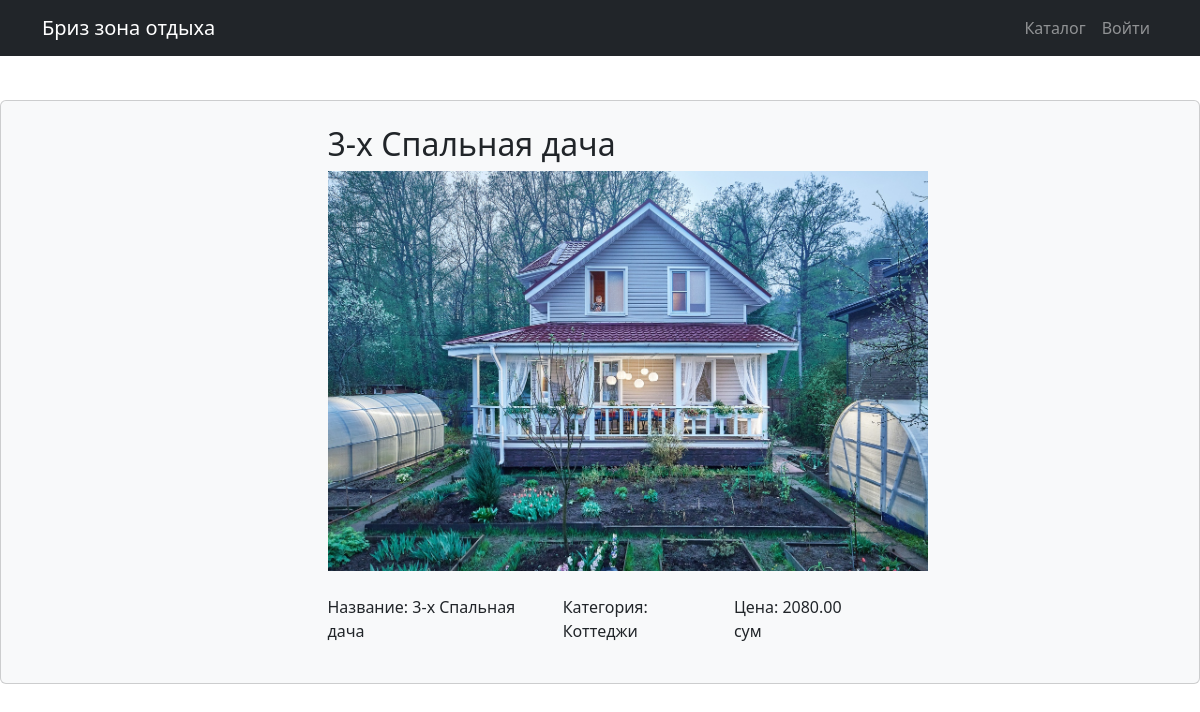
The page /products/products/2/ on the database as committed earlier.
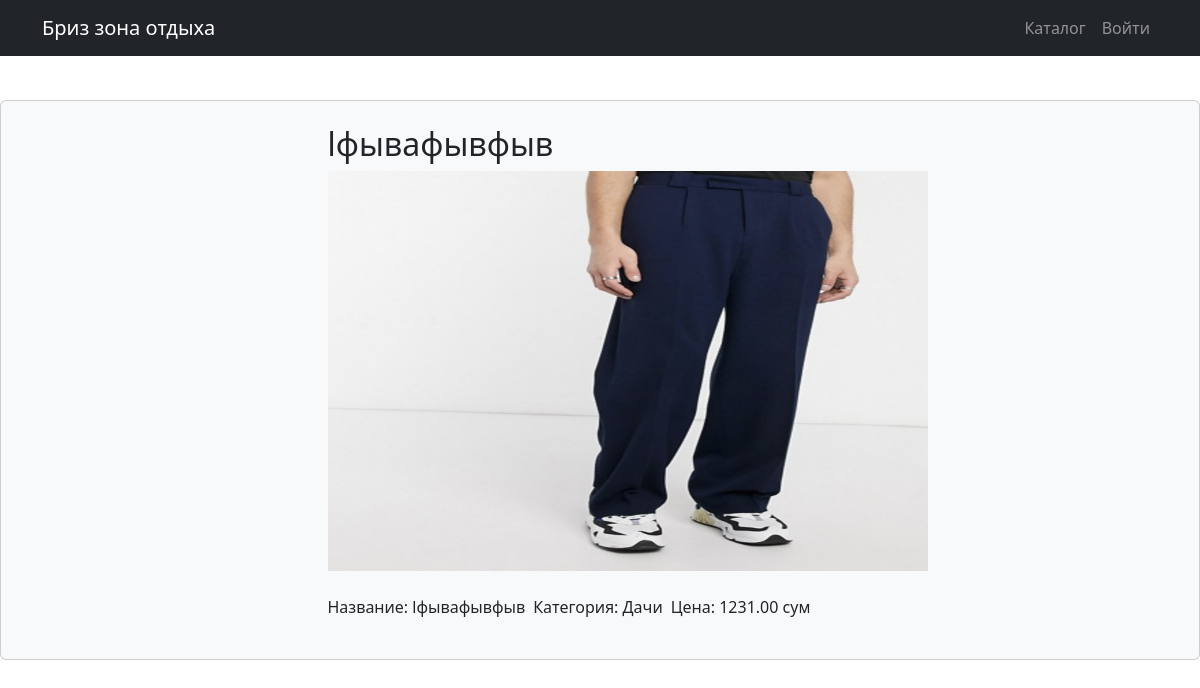
The same page on the database as committed later.
### products/models.py (models this page shows, shortened)
class Product(models.Model):
    name = models.CharField(max_length=256)
    description = models.TextField()
    is_active = models.BooleanField(default=True)
    price = models.DecimalField(max_digits=6, decimal_places=2)
    image = models.ImageField(upload_to='products_images')
    category = models.ForeignKey(to=ProductCategory, on_delete=models.CASCADE)
    class Meta:
        verbose_name = 'Продукт'
        verbose_name_plural = 'Продукты'

class ProductCategory(models.Model):
    name = models.CharField(max_length=128, unique=True)
    def __str__(self):
        return self.name
    class Meta:
        verbose_name = 'Категория'
        verbose_name_plural = 'Категории'

### products/views.py (the view)
# urls.py: path('products/<int:pk>/', product_detail, name='product_detail')
def product_detail(request, pk):
    hotels = Product.objects.get(pk=pk)
    context = {
        'hotels': hotels,
    }
    return render(request, 'products/product_detail.html', context)

### products/templates/products/product_detail.html (shortened to what this page needs)
{% extends 'products/base.html' %}
{% block css %}
    <link href="https://cdn.jsdelivr.net/npm/bootstrap@5.3.0-alpha1/dist/css/bootstrap.min.css" rel="stylesheet">
{% endblock %}
{% block content %}
    <div class="card p-4 bg-light" style="margin-top:100px">
        <div class="d-flex justify-content-center">
            <div class="col-6">
                <h2 class="text-dark">{{ hotels.name }}</h2>
                <img width="600px" src="{{ hotels.image.url }}" alt="" height="400px">
                <div class="d-flex justify-content-start text-dark mt-4">
                    <p class="">Название: {{ hotels.name }}</p>
                    <p class="px-2">Категория: {{ hotels.category }}</p>
                    <p>Цена: {{ hotels.price }} сум</p>
                </div>
            </div>
        </div>
    </div>
{% endblock %}

### products/templates/products/base.html (shortened to what this page needs)
{% load static %}
<!DOCTYPE html>
<html lang="en">
<head>
    <link href="{% static 'vendor/bootstrap/css/bootstrap.min.css' %}" rel="stylesheet">
    {% block css %} {% endblock %}
</head>
<body>
<nav class="navbar navbar-expand-lg navbar-dark bg-dark fixed-top">
    <div class="container">
        <a class="navbar-brand" href="{% url 'index' %}">Бриз зона отдыха</a>
        <div class="collapse navbar-collapse" id="navbarResponsive">
            <ul class="navbar-nav ml-auto">
                <li class="nav-item">
                    <a class="nav-link" href="{% url 'products:index' %}">Каталог
                    </a>
                </li>
                {% if user.is_authenticated %}
                    <li class="nav-item dropdown">
                        <a class="nav-link dropdown-toggle" href="#" id="navbarDropdown" role="button"
                           data-bs-toggle="dropdown" aria-expanded="false">
                            <i class="fas fa-user-circle"></i>
                        </a>
                        <ul class="dropdown-menu" aria-labelledby="navbarDropdown">
                            <li>
                                <a class="dropdown-item" href="{% url 'users:profile' %}">Профиль</a>
                            </li>
                            <li><a class="dropdown-item" href="orders/orders.html">Заказы</a></li>
                            {% if user.is_superuser or user.is_staff %}
                                <li><a class="dropdown-item" href="{% url 'admin:index' %}">Админ-панель</a></li>
                            {% endif %}
                            <li>
                                <hr class="dropdown-divider">
                            </li>
                            <li>
                                <a class="dropdown-item" href="{% url 'users:logout' %}">
                                    Выйти
                                </a>
                            </li>
                        </ul>
                    </li>
                {% else %}
                    <li class="nav-item">
                        <a class="nav-link" href="{% url 'users:login' %}">Войти </a>
                    </li>
                {% endif %}
            </ul>
        </div>
    </div>
</nav>
{% block content %} {% endblock %}
</body>
</html>

Rows that differ between the two databases and show on the page:
changed Product: name "3-x Спальная дача" → "lфывафывфыв"; image: a different picture; category "Коттеджи" → "Дачи"; price "2080.00" → "1231.00"
